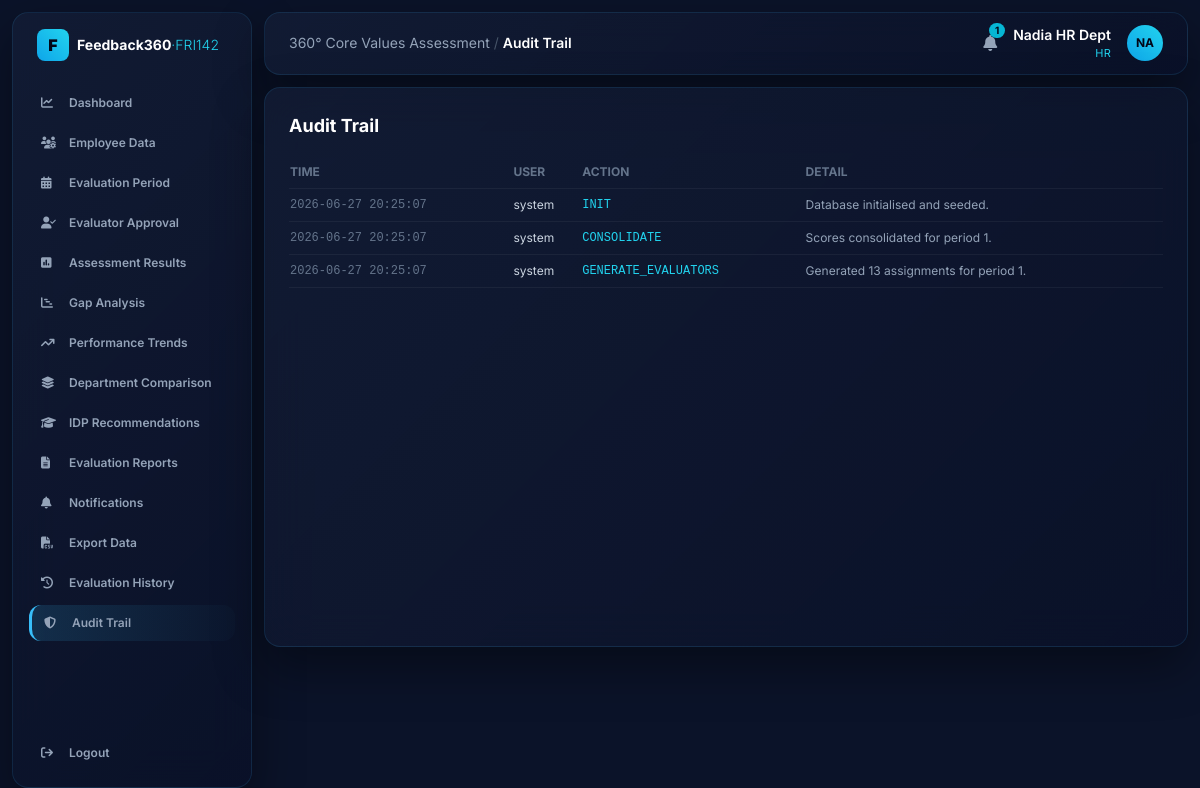
The page /audit (signed in) on the database its author committed.
### tables this page shows
CREATE TABLE users (
    id INTEGER PRIMARY KEY AUTOINCREMENT,
    username TEXT UNIQUE NOT NULL,
    password_hash TEXT NOT NULL,
    display_name TEXT NOT NULL,
    role TEXT NOT NULL,                -- admin | hr | management | employee
    employee_id INTEGER REFERENCES employees(id)
);

CREATE TABLE audit (
    id INTEGER PRIMARY KEY AUTOINCREMENT,
    username TEXT,
    action TEXT NOT NULL,
    detail TEXT,
    created_at TEXT
);

### app.py (the view)
@app.route("/audit")
@require("admin", "hr")
def audit():
    rows = g.db.execute("SELECT * FROM audit ORDER BY id DESC LIMIT 200").fetchall()
    return render_template("audit.html", rows=rows)

### app.py (called while the page is built)
@app.before_request
def load_user():
    g.db = get_db()
    g.user = None
    if "uid" in session:
        g.user = g.db.execute(
            "SELECT * FROM users WHERE id=?", (session["uid"],)
        ).fetchone()

def require(*roles):
    def deco(fn):
        @wraps(fn)
        def wrapper(*a, **kw):
            if not g.user:
                return redirect(url_for("login"))
            if roles and g.user["role"] not in roles:
                abort(403)
            return fn(*a, **kw)
        return wrapper
    return deco

@app.context_processor
def inject_globals():
    unread = 0
    if g.get("user"):
        unread = g.db.execute(
            "SELECT COUNT(*) c FROM notifications WHERE is_read=0 AND "
            "(target_role=? OR target_user_id=?)",
            (g.user["role"], g.user["id"]),
        ).fetchone()["c"]
    return dict(user=g.get("user"), VALUES=VALUES, VALUE_LABELS=VALUE_LABELS,
                TARGET=CORPORATE_TARGET, unread=unread)

### database.py (called while the page is built)
def get_db():
    conn = sqlite3.connect(DB_PATH)
    conn.row_factory = sqlite3.Row
    conn.execute("PRAGMA foreign_keys = ON")
    return conn

### templates/audit.html
{% extends "base.html" %}
{% block heading %}Audit Trail{% endblock %}
{% block body %}
<h2 class="text-lg font-bold text-white mb-4">Audit Trail</h2>
<table class="w-full text-xs">
  <thead><tr class="uppercase text-slate-500 text-left border-b border-white/5">
    <th class="py-2">Time</th><th>User</th><th>Action</th><th>Detail</th></tr></thead>
  <tbody>
  {% for r in rows %}
    <tr class="border-b border-white/5">
      <td class="py-2 font-mono text-slate-500">{{ r['created_at'] }}</td>
      <td class="text-slate-300">{{ r['username'] }}</td>
      <td><span class="text-cyan-400 font-mono">{{ r['action'] }}</span></td>
      <td class="text-slate-400">{{ r['detail'] }}</td></tr>
  {% endfor %}
  </tbody>
</table>
{% endblock %}

### templates/base.html (shortened to what this page needs)
<!DOCTYPE html>
<html lang="en">
<head>
<script src="https://cdn.tailwindcss.com"></script>
<link rel="stylesheet" href="https://cdnjs.cloudflare.com/ajax/libs/font-awesome/6.4.0/css/all.min.css">
</head>
<body class="text-slate-200 min-h-screen">
{% if user %}
<div class="flex min-h-screen">
  <aside class="w-60 shrink-0 glossy m-3 rounded-2xl p-4 flex flex-col">
    <div class="flex items-center gap-2 px-2 mb-6">
      <div class="w-8 h-8 bg-gradient-to-tr from-sky-500 to-cyan-400 rounded-lg flex items-center justify-center text-slate-950 font-black">F</div>
      <span class="text-sm font-bold text-white leading-tight">Feedback360<span class="text-cyan-400 font-light">·FRI142</span></span>
    </div>
    {% set R = user['role'] %}
    <nav class="space-y-1 text-xs font-semibold flex-grow">
      {% macro link(ep,icon,label) %}
        <a href="{{ url_for(ep) }}" class="flex items-center gap-3 px-3 py-2.5 rounded-xl navlink {{ 'nav-active' if request.endpoint==ep }}">
          <i class="fa-solid {{ icon }} w-4"></i><span>{{ label }}</span></a>
      {% endmacro %}
      {% if R in ['admin','hr','management'] %}{{ link('dashboard','fa-chart-line','Dashboard') }}{% endif %}
      {% if R in ['admin','hr'] %}{{ link('employees','fa-users-gear','Employee Data') }}{% endif %}
      {% if R in ['admin','hr'] %}{{ link('periods','fa-calendar-days','Evaluation Period') }}{% endif %}
      {% if R in ['admin','hr'] %}{{ link('evaluators','fa-user-check','Evaluator Approval') }}{% endif %}
      {% if R in ['admin','hr','management'] %}{{ link('results','fa-square-poll-vertical','Assessment Results') }}{% endif %}
      {% if R in ['admin','hr','management'] %}{{ link('gap','fa-chart-gantt','Gap Analysis') }}{% endif %}
      {% if R in ['admin','hr','management'] %}{{ link('trends','fa-arrow-trend-up','Performance Trends') }}{% endif %}
      {% if R in ['admin','hr','management'] %}{{ link('departments','fa-layer-group','Department Comparison') }}{% endif %}
      {% if R in ['admin','hr','management'] %}{{ link('idp','fa-graduation-cap', 'IDP Summary' if R=='management' else 'IDP Recommendations') }}{% endif %}
      {% if R in ['admin','hr','management'] %}{{ link('reports','fa-file-lines','Evaluation Reports') }}{% endif %}
      {{ link('notifications','fa-bell','Notifications') }}
      {% if R in ['admin','hr'] %}<a href="{{ url_for('export_data') }}" class="flex items-center gap-3 px-3 py-2.5 rounded-xl navlink"><i class="fa-solid fa-file-csv w-4"></i><span>Export Data</span></a>{% endif %}
      {% if R in ['admin','hr','management'] %}{{ link('history','fa-clock-rotate-left','Evaluation History') }}{% endif %}
      {% if R in ['admin','hr'] %}{{ link('audit','fa-shield-halved','Audit Trail') }}{% endif %}
    </nav>
    <a href="{{ url_for('logout') }}" class="flex items-center gap-3 px-3 py-2.5 rounded-xl navlink text-xs font-semibold mt-2">
      <i class="fa-solid fa-arrow-right-from-bracket w-4"></i><span>Logout</span></a>
  </aside>
  <div class="flex-grow p-3 pl-0">
    <header class="glossy rounded-2xl px-6 py-3 flex justify-between items-center mb-3">
      <div class="text-sm text-slate-400">360° Core Values Assessment <span class="text-slate-600">/</span>
        <span class="text-white font-semibold">{{ self.heading() }}</span></div>
      <div class="flex items-center gap-4">
        <a href="{{ url_for('notifications') }}" class="relative text-slate-400 hover:text-white">
          <i class="fa-solid fa-bell"></i>
          {% if unread %}<span class="absolute -top-2 -right-2 bg-cyan-500 text-slate-950 text-[10px] font-bold rounded-full px-1.5">{{ unread }}</span>{% endif %}
        </a>
        <div class="text-right">
          <div class="text-sm font-semibold text-white">{{ user['display_name'] }}</div>
          <div class="text-[11px] text-cyan-400 uppercase tracking-wide">{{ user['role'] }}</div>
        </div>
        <div class="w-9 h-9 rounded-full bg-gradient-to-tr from-sky-500 to-cyan-400 flex items-center justify-center text-slate-950 font-bold text-xs">
          {{ user['display_name'][:2]|upper }}</div>
      </div>
    </header>
    <main class="glossy rounded-2xl p-6 min-h-[70vh]">{% block body %}{% endblock %}</main>
  </div>
</div>
{% else %}{% block plain %}{% endblock %}{% endif %}
</body>
</html>

### templates/base.html (style rules this page uses)
body { font-family:'Inter',sans-serif;background:#0b1329 }
.glossy { background:linear-gradient(135deg,rgba(20,30,55,.75),rgba(10,17,40,.85)); backdrop-filter:blur(20px);border:1px solid rgba(56,189,248,.12); box-shadow:0 20px 50px rgba(0,0,0,.4) }
.nav-active { background:linear-gradient(90deg,rgba(56,189,248,.15),rgba(56,189,248,.02)); border-left:3px solid #38bdf8;color:#fff }
.navlink { color:#94a3b8 }

### rows shown on the page
users: display_name "Nadia HR Dept", role "HR", display_name "NA"
audit: created_at "2026-06-27 20:25:07", username "system", action "INIT", detail "Database initialised and seeded."
audit: created_at "2026-06-27 20:25:07", username "system", action "CONSOLIDATE", detail "Scores consolidated for period 1."
audit: created_at "2026-06-27 20:25:07", username "system", action "GENERATE_EVALUATORS", detail "Generated 13 assignments for period 1."

### other values the page prints
{{ unread }} "1"
